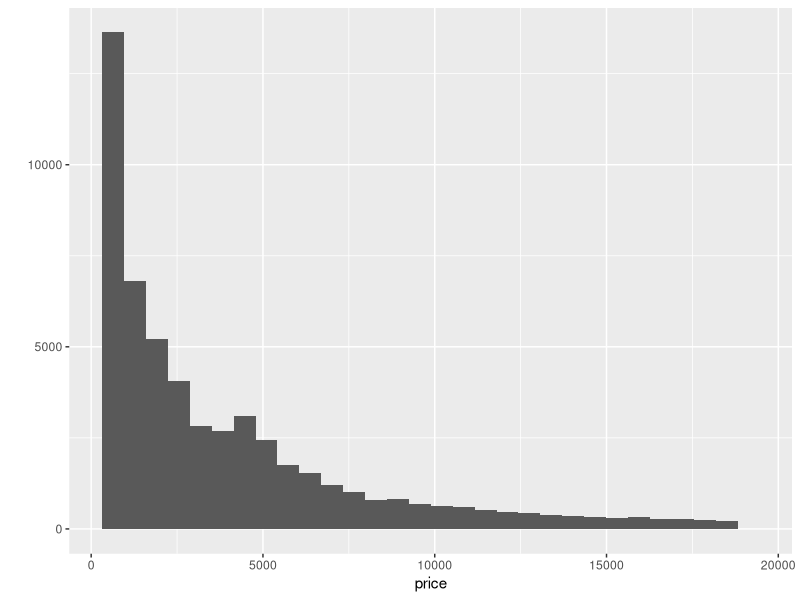
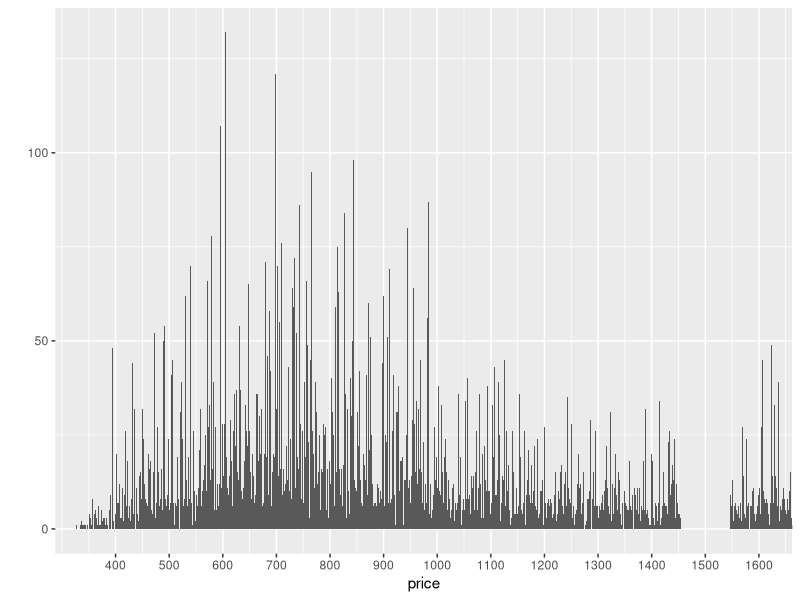
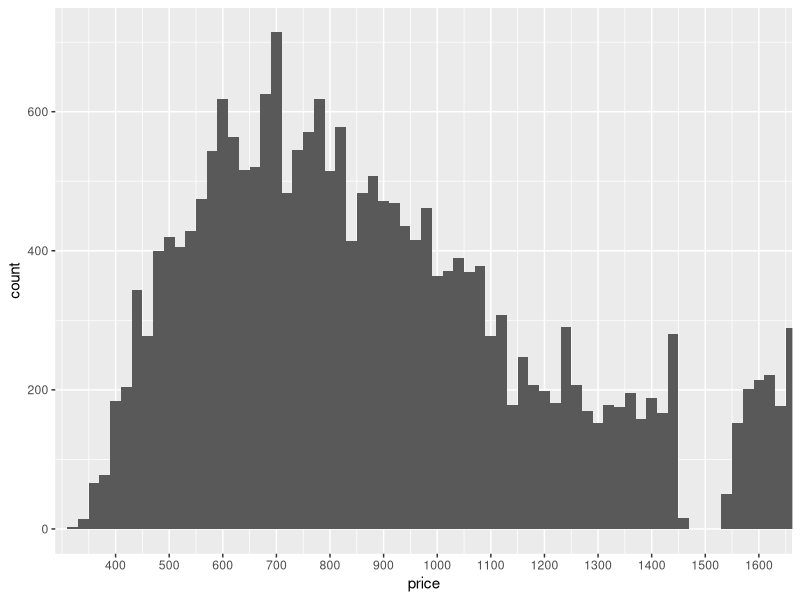
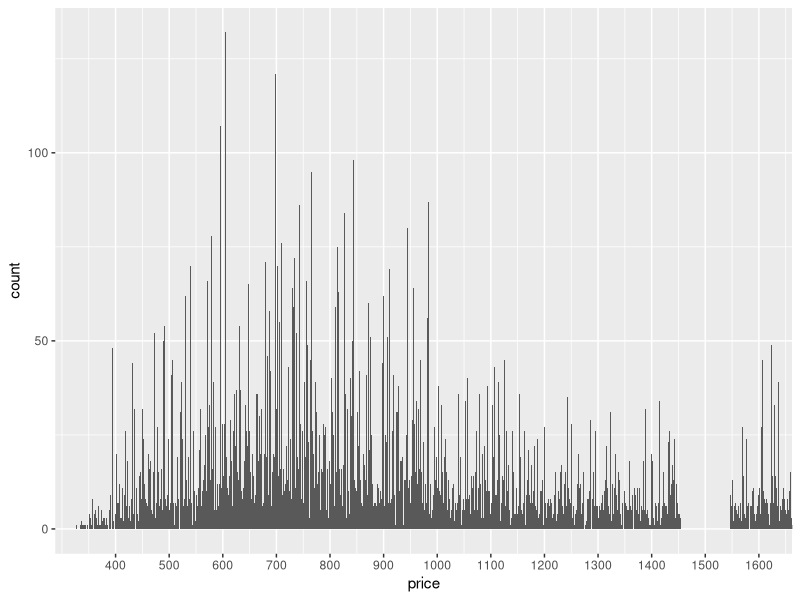
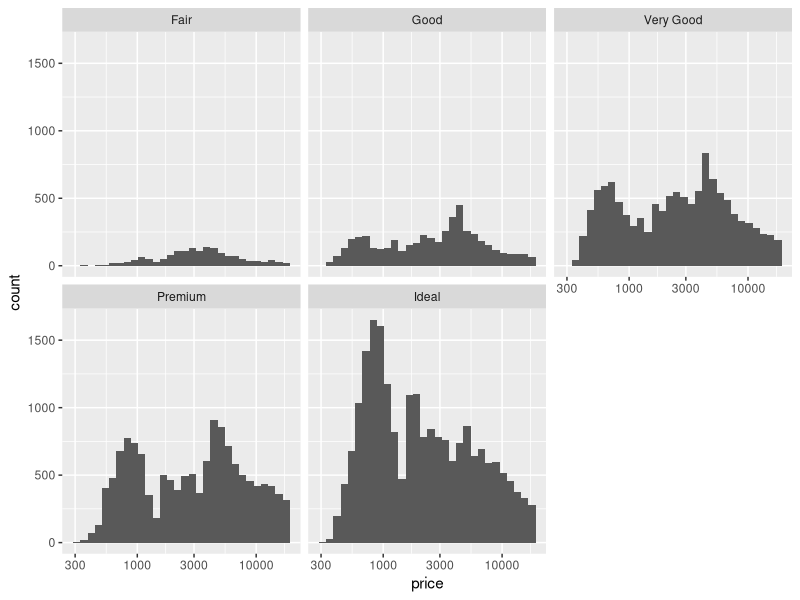
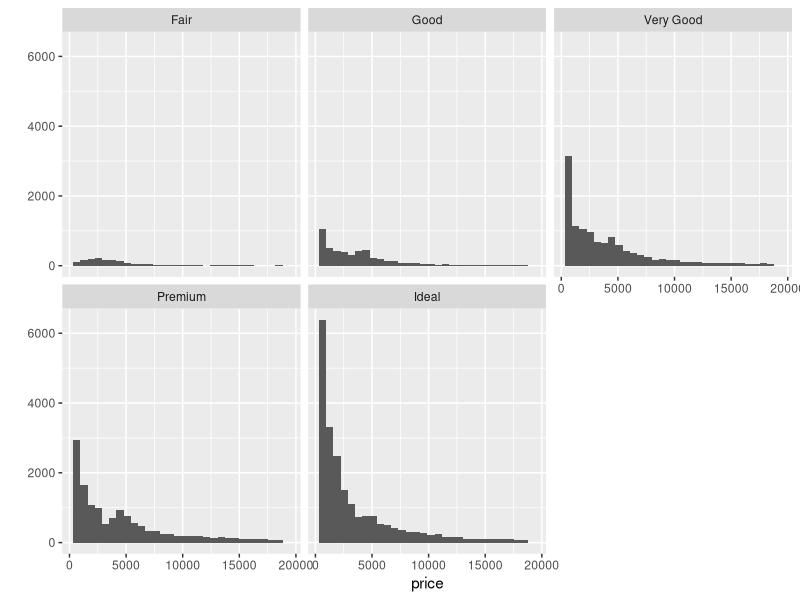
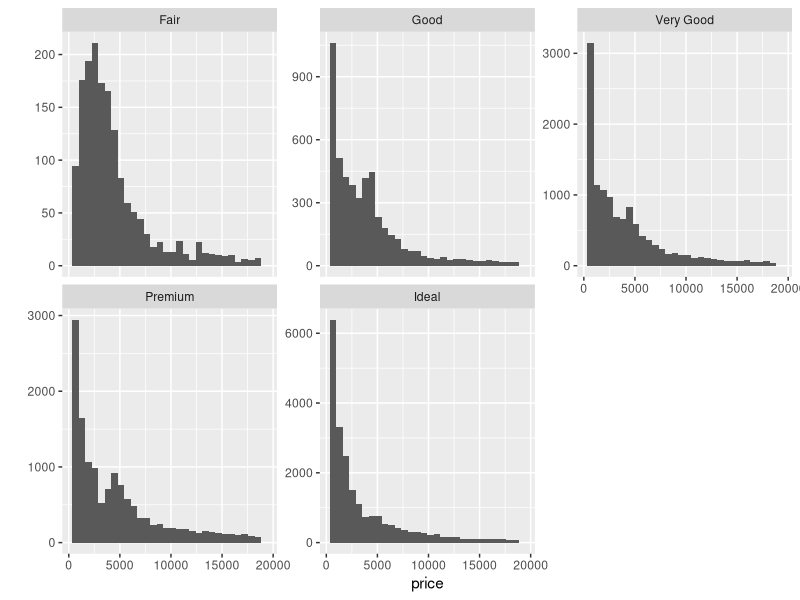
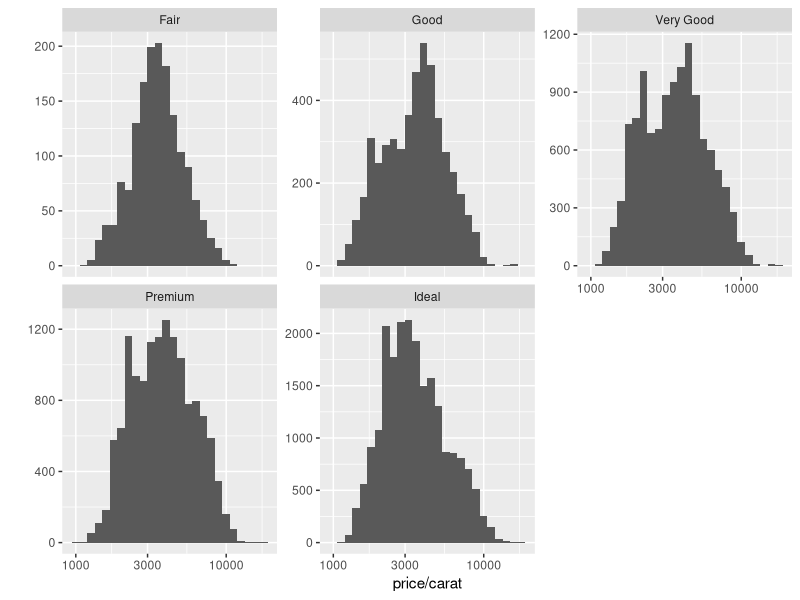

Write the R code that produced these figures, in order.
# load 'diamonds' dataset

library(ggplot2)
data(diamonds)

dim(diamonds)
str(diamonds)
?diamonds
levels(diamonds$color)

# Create a histogram of the price of
# all the diamonds in the diamond data set.

# TYPE YOUR CODE BELOW THE LINE
# =======================================

qplot(x = price, data = diamonds)
summary(diamonds$price)


sum(diamonds$price < 500)
sum(diamonds$price >= 15000)

# Explore the largest peak in the
# price histogram you created earlier.

# Try limiting the x-axis, altering the bin width,
# and setting different breaks on the x-axis.

# There won’t be a solution video for this
# question so go to the discussions to
# share your thoughts and discover
# what other people find.

# You can save images by using the ggsave() command.
# ggsave() will save the last plot created.
# For example...
#                  qplot(x = price, data = diamonds)
#                  ggsave('priceHistogram.png')

# ggsave currently recognises the extensions eps/ps, tex (pictex),
# pdf, jpeg, tiff, png, bmp, svg and wmf (windows only).

# Submit your final code when you are ready.

# TYPE YOUR CODE BELOW THE LINE
# ======================================================================

qplot(x = price, data = diamonds, binwidth = 1) +
  coord_cartesian(xlim = c(350,1600)) +
  scale_x_continuous(breaks = seq(400, 1600, 100))

ggsave('priceHistogram.png')
ggsave('priceHistogram.pdf')

  
g1 = ggplot(data = diamonds, aes(x=price)) + coord_cartesian(xlim = c(350,1600))
g1 = g1 + scale_x_continuous(breaks = seq(400, 1600, 100))
g1 + geom_histogram(binwidth = 20)
g1 + geom_histogram(binwidth = 1)

# Break out the histogram of diamond prices by cut.

# You should have five histograms in separate
# panels on your resulting plot.

# TYPE YOUR CODE BELOW THE LINE
# ======================================================

g1 = ggplot(data = diamonds, aes(x=price))
g1 = g1 + scale_x_log10() + geom_histogram()
g1 + facet_wrap(~cut)

# Which cut has the highest priced diamond? And lowest? Lowest median?
by(diamonds$price, diamonds$cut, summary)
by(diamonds$price, diamonds$cut, max)
by(diamonds$price, diamonds$cut, min)

max(getOption('digits'))

# In the two last exercises, we looked at
# the distribution for diamonds by cut.

# Run the code below in R Studio to generate
# the histogram as a reminder.

# ===============================================================

qplot(x = price, data = diamonds) + facet_wrap(~cut)

# ===============================================================

# In the last exercise, we looked at the summary statistics
# for diamond price by cut. If we look at the output table, the
# the median and quartiles are reasonably close to each other.

# diamonds$cut: Fair
#    Min. 1st Qu.  Median    Mean 3rd Qu.    Max. 
#     337    2050    3282    4359    5206   18570 
# ------------------------------------------------------------------------ 
# diamonds$cut: Good
#    Min. 1st Qu.  Median    Mean 3rd Qu.    Max. 
#     327    1145    3050    3929    5028   18790 
# ------------------------------------------------------------------------ 
# diamonds$cut: Very Good
#    Min. 1st Qu.  Median    Mean 3rd Qu.    Max. 
#     336     912    2648    3982    5373   18820 
# ------------------------------------------------------------------------ 
# diamonds$cut: Premium
#    Min. 1st Qu.  Median    Mean 3rd Qu.    Max. 
#     326    1046    3185    4584    6296   18820 
# ------------------------------------------------------------------------ 
# diamonds$cut: Ideal
#    Min. 1st Qu.  Median    Mean 3rd Qu.    Max. 
#     326     878    1810    3458    4678   18810 

# This means the distributions should be somewhat similar,
# but the histograms we created don't show that.

# The 'Fair' and 'Good' diamonds appear to have 
# different distributions compared to the better
# cut diamonds. They seem somewhat uniform
# on the left with long tails on the right.

# Let's look in to this more.

# Look up the documentation for facet_wrap in R Studio.
# Then, scroll back up and add a parameter to facet_wrap so that
# the y-axis in the histograms is not fixed. You want the y-axis to
# be different for each histogram.

# If you want a hint, check out the Instructor Notes.

qplot(x = price, data = diamonds) + facet_wrap(~cut, scales="free_y")


# Create a histogram of price per carat
# and facet it by cut. You can make adjustments
# to the code from the previous exercise to get
# started.

# Adjust the bin width and transform the scale
# of the x-axis using log10.

# Did you find normal-ish distributions and a slightly bimodal distribution for Very Good cuts?
# (If the Very Good facet looks smooth, try decreasing your bin width!
# If the data looks skewed, did you remember to perform a log10 transform?)

# ENTER YOUR CODE BELOW THIS LINE.
# ===========================================================================

qplot(x = price/carat, data = diamonds, binwidth = 0.05) +
  facet_wrap(~cut, scales="free_y") +
  scale_x_log10()


# Investigate the price of diamonds using box plots,
# numerical summaries, and one of the following categorical
# variables: cut, clarity, or color.

# There won’t be a solution video for this
# exercise so go to the discussion thread for either
# BOXPLOTS BY CLARITY, BOXPLOT BY COLOR, or BOXPLOTS BY CUT
# to share you thoughts and to
# see what other people found.

# Copy and paste all of the code that you used for
# your investigation, and submit it when you are ready.
# =================================================================
qplot(x = cut, y = price,
      data = diamonds,
      geom = 'boxplot')

qplot(x = color, y = price,
      data = diamonds,
      geom = 'boxplot')

qplot(x = clarity, y = price,
      data = diamonds,
      geom = 'boxplot')



by(diamonds$price/diamonds$carat, diamonds$cut, summary)

by(diamonds$price/diamonds$carat, diamonds$color, summary)

by(diamonds$price, diamonds$color, summary)
IQR(subset(diamonds, color == 'J')$price)
IQR(subset(diamonds, color == 'D')$price)

# Investigate the price per carat of diamonds across
# the different colors of diamonds using boxplots.

# SUBMIT YOUR CODE BELOW THIS LINE
# ===================================================================

qplot(x = cut, y = price/carat,
      data = diamonds,
      geom = 'boxplot')

qplot(x = color, y = price/carat,
      data = diamonds,
      geom = 'boxplot')

qplot(x = clarity, y = price/carat,
      data = diamonds,
      geom = 'boxplot')

# ===========================================================================
summary(diamonds$carat)

qplot(data = diamonds, x = carat, geom = 'freqpoly')

qplot(data = diamonds, x = carat, geom = 'freqpoly', binwidth = 0.1) +
scale_x_continuous(limits = c(0, 3), breaks = seq(0, 3, 0.2))

qplot(data = diamonds, x = carat, geom = 'freqpoly', binwidth = 0.001) +
scale_x_continuous(limits = c(0.9, 1.1))

